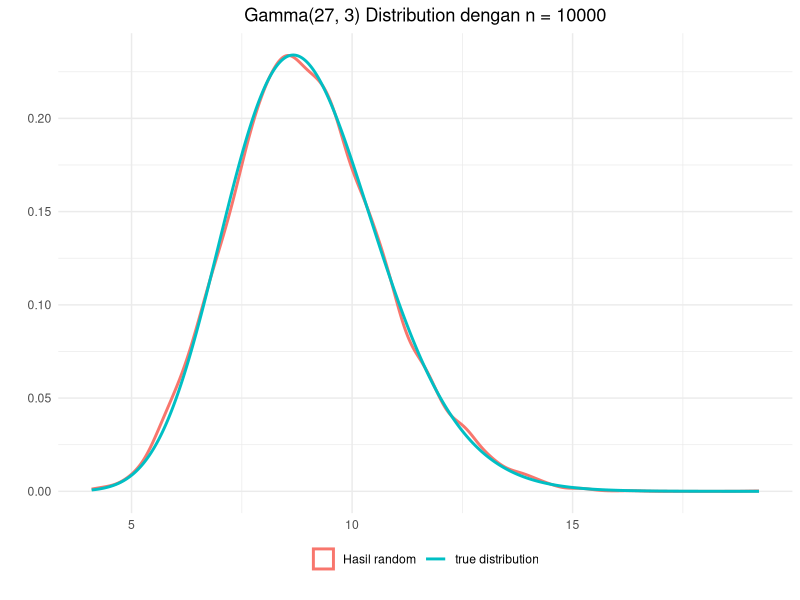

Write R code to recreate this figure.
## ---- chunk 1
library(ggplot2)
## ---- chunk 2
rand.gamma <- function(n, alpha, beta){
      y <- rep(0, n)
      for(i in 1:alpha){
            u <- runif(n)
            y <- y + log(u)
      }
      -(1/beta) * y
}
## ---- chunk 3
set.seed(72)
alpha <- 27
beta <- 3
y <- rand.gamma(10000, alpha, beta)
head(y, 10)
## ---- chunk 4
ggplot() +
      geom_density(data = data.frame(x = y), 
                   aes(x, color = "Hasil random"), size = 1) +
      stat_function(fun = dgamma, n = 10000, args = list(shape = alpha, rate = beta), 
                                size = 1, aes(color = "true distribution")) +
      labs(x = "", y = "", title = "Gamma(27, 3) Distribution dengan n = 10000") +
      theme_minimal() +
      theme(legend.position = "bottom",
            legend.title = element_blank(),
            legend.box.margin = margin(-20, 0, 10, 0),
            plot.title = element_text(hjust = 0.5))
